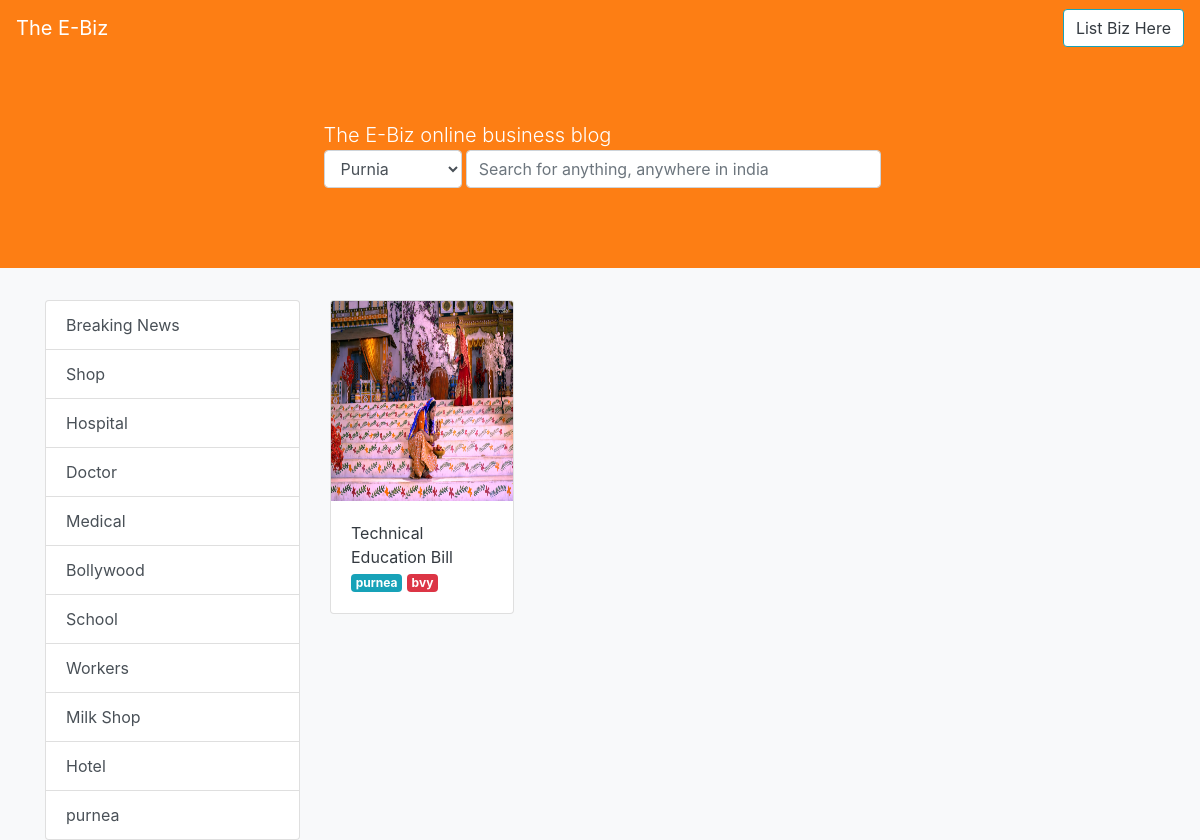
The page / on the database its author committed.
### datacode/models.py (models this page shows, shortened)
class Category(models.Model):
    category_name = models.CharField(max_length=200)
    parent_id = models.IntegerField(default=0)
    def __str__(self):
        return self.category_name

class Biz(models.Model):
    year=[("2019","2019"),("2018","2018")]
    biz_id=models.AutoField(primary_key=True)
    title=models.CharField(max_length=200)
    slug=models.SlugField(unique=True,blank=True)
    primary_contact=models.IntegerField()
    secondary_contact=models.IntegerField()
    email=models.EmailField()
    address=models.CharField(max_length=200)
    city=models.CharField(max_length=200)
    description=models.TextField(blank=True)
    category=models.ForeignKey(Category,on_delete=models.CASCADE)
    logo=models.ImageField(upload_to="biz/")
    website=models.URLField()
    estd_year=models.CharField(max_length=200,choices=year)
    doc=models.DateTimeField(default=timezone.now)

### datacode/views.py (the view)
# urls.py: 2. Add a URL to urlpatterns:  path('', views.home, name='home')
def home(r):
    data={"biz":Biz.objects.all(),"cat":Category.objects.all()}
    return render(r,"home.html",data)

### templates/home.html (shortened to what this page needs)
{% extends 'base.html' %}
{% block jumbotron %}
    <div class="jumbotron bg-orange text-white mx-auto rounded-0">
    <div class="row">
        <div class="col-lg-6 mx-auto">
            <div class="lead">The E-Biz online business blog</div>
            <form action="">
                <div class="form-group">
                    <div class="row no-gutters">
                        <div class="col-lg-3">
                            <select name="" id="" class="form-control" autocomplete="off">
                                <option value="">Purnia</option>
                            </select>
                        </div>
                <div class="col-lg-9">
                    <input type="text" class="form-control ml-1" placeholder="Search for anything, anywhere in india">
                </div>
                    </div>
                    </div>
                </div>
        </div>
    </div>
{% endblock %}
{% block container %}
    <div class="container">
    <div class="row">
        <div class="col-lg-3">
            {% block sidelist %}
                {{ block.super }}
            {% endblock %}
        </div>
        <div class="col-lg-9">
            <div class="row">
                {% for foo in biz %}
                <div class="col-lg-3">
                    <a href="{% url 'item' foo.slug %}" class="nav-link m-0 p-0 text-dark">
                <div class="card">
                    <img src="{{ foo.logo.url }}" class="card-img-top" height="200px" alt="">
                    <div class="card-body">
                        {{ foo.title }} <br>
                        <span class="badge badge-info">{{ foo.category }}</span>
                        <span class="badge badge-danger">{{ foo.city }}</span>
                    </div>
                </div>
                        </a>
                </div>
                {% endfor %}
            </div>
        </div>
    </div>
    </div>
{% endblock %}

### templates/base.html (shortened to what this page needs)
<!DOCTYPE html>
<html lang="en">
<head>
    {% load static %}
    <link rel="stylesheet" href="{% static "bootstrap.css" %}">
</head>
<body class="bg-light">
{% block navbar %}
<nav class="navbar navbar-expand-lg navbar-dark bg-orange">
    <a href="{% url 'homepage' %}" class="navbar-brand">The E-Biz</a>
<ul class="navbar-nav ml-auto">
    <li class="nav-item">
        <a href="{% url 'insert' %}" class="btn bg-white text-dark border-info">List Biz Here</a>
    </li>
</ul>
</nav>
{% endblock %}
{% block jumbotron %}{% endblock %}
{% block container %}
    {% block sidelist %}
            <div class="list-group">
                {% for c in cat %}
                    <a href="{% url 'category' c.id %}" class="list-group-item list-group-item-action">{{ c.category_name }}</a>
                {% endfor %}
            </div>
    {% endblock %}
{% endblock %}
</body>
</html>

### rows shown on the page
Category: category_name "Breaking News"
Category: category_name "Shop"
Category: category_name "Hospital"
Category: category_name "Doctor"
Category: category_name "Medical"
Category: category_name "Bollywood"
Category: category_name "School"
Category: category_name "Workers"
Category: category_name "Milk Shop"
Category: category_name "Hotel"
Category: category_name "purnea"
Biz: logo (picture), title "Technical Education Bill", category "purnea", city "bvy"
